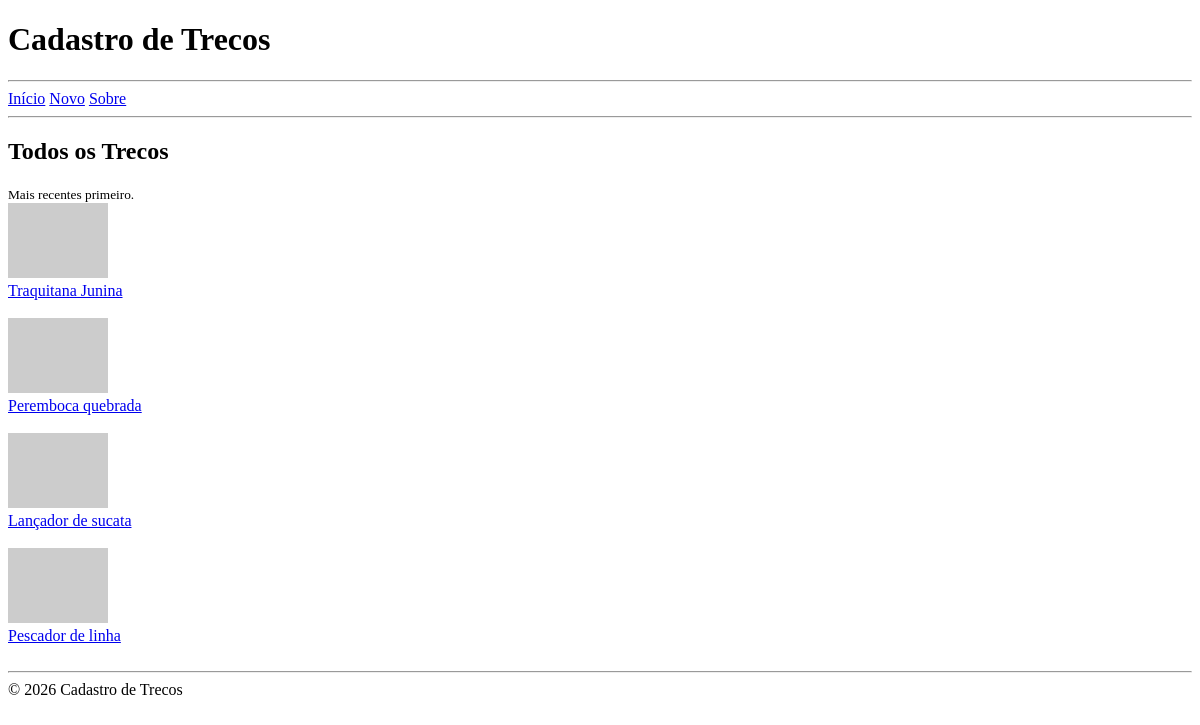
Before: / with the older database file.
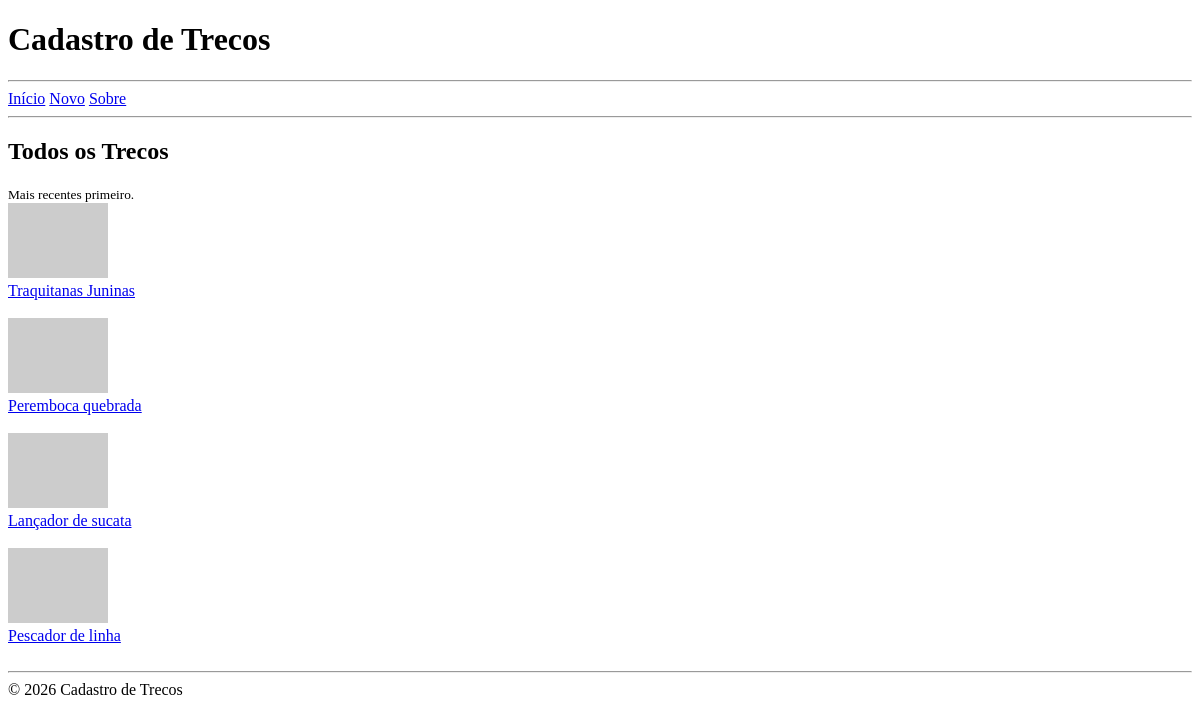
After: the same page with the newer database file.
### tables this page shows
CREATE TABLE thing (
    id INTEGER PRIMARY KEY AUTOINCREMENT,
    created_at TEXT DEFAULT CURRENT_TIMESTAMP,
    name TEXT,
	description TEXT,
    location TEXT, 
	photo TEXT,
	status TEXT CHECK (status IN ('on', 'off', 'del')) DEFAULT 'on'
);

### app.py (the view)
@app.route("/")
def index():
    with sqlite3.connect('database.db') as conn:
        conn.row_factory = sqlite3.Row
        contents = conn.execute("""
            SELECT id, name, photo
            FROM thing
                WHERE status = 'on'
                ORDER BY created_at DESC
        """).fetchall()
    total = len(contents)
    return render_template(
        'index.html',
        contents=contents,
        total=total
    )

### templates/index.html (shortened to what this page needs)
{% extends '_base.html' %}
{% block main %}
<section>
    <h2>Todos os Trecos</h2>
    <small>Mais recentes primeiro.</small>
    {% if total > 0 %}
    <div>
        {% for content in contents %}
        <div>
            <div><img src="{{ content.photo }}" alt="{{ content.name }}" width="100"></div>
            <div><a href="{{ url_for('view', thing_id=content.id) }}">{{ content.name }}</a></div>
        </div>
        {% endfor %}
    </div>
    {% else %}
    <p>
        Nenhum treco cadastrado ainda!
        <a href="{{ url_for('new_thing') }}">Cadastre um treco</a>
    </p>
    {% endif %}
</section>
{% endblock %}

### templates/_base.html (shortened to what this page needs)
<!DOCTYPE html>
<html lang="pt-BR">
<head>
</head>
<body>
    <header>
        <h1>Cadastro de Trecos</h1>
    </header>
    <hr>
    <nav>
        <a href="{{ url_for('index') }}">Início</a>
        <a href="{{ url_for('new_thing') }}">Novo</a>
        <a href="{{ url_for('about') }}">Sobre</a>
    </nav>
    <hr>
    <main>
        {% block main %}{% endblock %}
    </main>
    <hr>
    <footer>&copy; 2026 Cadastro de Trecos</footer>
</body>
</html>

Changed rows visible on the page:
changed thing: name "Traquitana Junina" → "Traquitanas Juninas"
